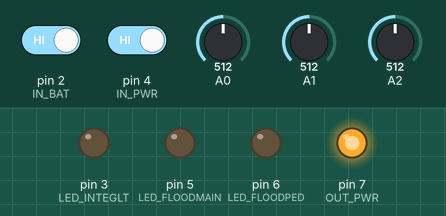
Recording of a sketch running on a simulated Arduino Uno, built with avr-gcc and run on an emulated ATmega328P. Shown: output pins drawn as LEDs (lit = HIGH). The test bench sets the inputs (shaded band); at power-on: pin 2 (IN_BAT) HIGH, A1 = 512, pin 4 (IN_PWR) HIGH, A0 = 512, A2 = 512.

Above: at 1.2 s.
1.3 s: pin 2 (IN_BAT) driven LOW
At 2.5 s:
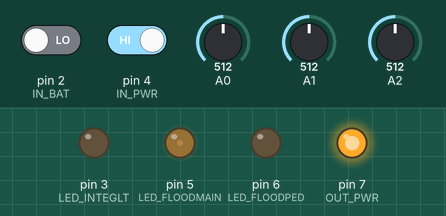
2.8 s: A1 set to 716
At 3.9 s:
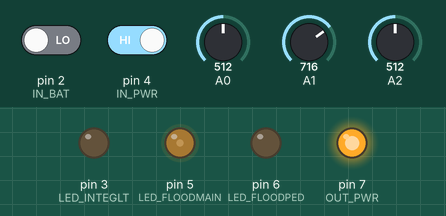
4.3 s: pin 4 (IN_PWR) driven LOW
At 5.0 s:
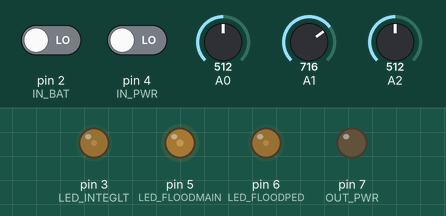
5.8 s: A0 set to 716
At 6.2 s:
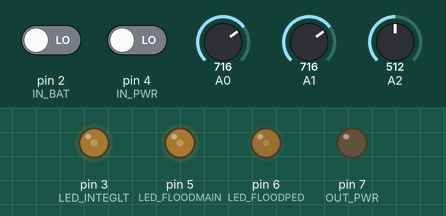
7.3 s: A2 set to 716
At 8.5 s:
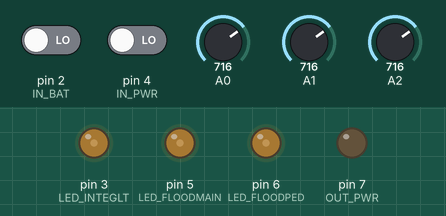
8.8 s: A0 set to 511
At 9.7 s:
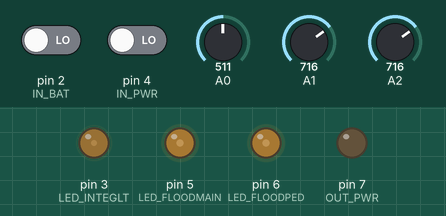
Timing chart, 0 to 11.3 s (numbered marks = the images above; inputs shaded):
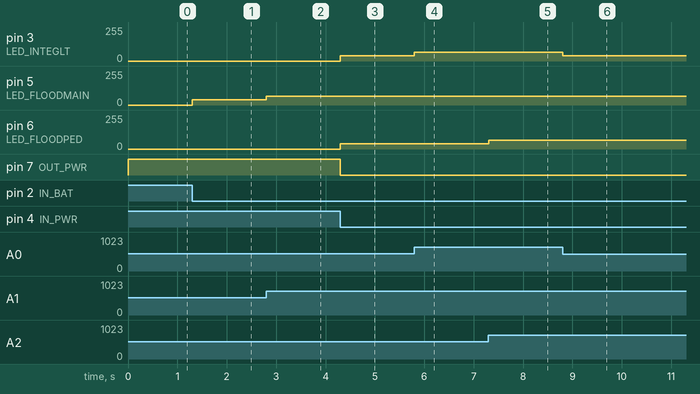

Measured:
- after the input at 1.3 s, pin 5 (LED_FLOODMAIN): 0/255 → 38/255 at once
- after the input at 2.8 s, pin 5 (LED_FLOODMAIN): 38/255 → 66/255 at once
- after the input at 4.3 s, pin 3 (LED_INTEGLT), pin 6 (LED_FLOODPED): 0/255 → 38/255 at once; pin 7 (OUT_PWR): HIGH → LOW at once
- after the input at 5.8 s, pin 3 (LED_INTEGLT): 38/255 → 66/255 at once
- after the input at 7.3 s, pin 6 (LED_FLOODPED): 38/255 → 66/255 at once
- after the input at 8.8 s, pin 3 (LED_INTEGLT): 66/255 → 38/255 at once

The sketch:

brightness_pedestal.ino
```cpp
// (licence header left out)
// Potentiometer pins
#define POT_INTEGLT A0
#define POT_FLOODMAIN A1
#define POT_FLOODPED A2

// Input pins
#define IN_BAT 2  // On BAT
#define IN_PWR 4  // Main power

// LED pins
#define LED_INTEGLT 3
#define LED_FLOODMAIN 5
#define LED_FLOODPED 6

// Output pin
#define OUT_PWR 7  // Copy of IN_PWR

// Brightness factor, increment above 0 to smooth logarithm curve
#define BRIGHTNESS_FACTOR 10


double log_multiplier;

double logn(unsigned int n, unsigned int base) {
  return log(n) / log(base);
}

void set_led(int pot_pin, int led_pin) {
  int pot = analogRead(pot_pin);
  double led_value = 1 - logn(1024 + BRIGHTNESS_FACTOR - pot, 1024 + BRIGHTNESS_FACTOR);
  int led_output = led_value * log_multiplier;
  analogWrite(led_pin, led_output);
}

void setup() {
  pinMode(IN_BAT, INPUT);
  pinMode(IN_PWR, INPUT);
  pinMode(LED_INTEGLT, OUTPUT);
  pinMode(LED_FLOODMAIN, OUTPUT);
  pinMode(LED_FLOODPED, OUTPUT);
  pinMode(OUT_PWR, OUTPUT);

  log_multiplier = 255 / (1 - logn(1 + BRIGHTNESS_FACTOR, 1024 + BRIGHTNESS_FACTOR));
}

void loop() {
  int bat = digitalRead(IN_BAT);
  int pwr = digitalRead(IN_PWR);

  digitalWrite(OUT_PWR, pwr);

  if (bat == LOW || pwr == LOW) {
    set_led(POT_FLOODMAIN, LED_FLOODMAIN);
  } else {
    analogWrite(LED_FLOODMAIN, 0);
  }

  if (pwr == LOW) {
    set_led(POT_INTEGLT, LED_INTEGLT);
    set_led(POT_FLOODPED, LED_FLOODPED);
  } else {
    analogWrite(LED_INTEGLT, 0);
    analogWrite(LED_FLOODPED, 0);
  }

  delay(1);
}
```
